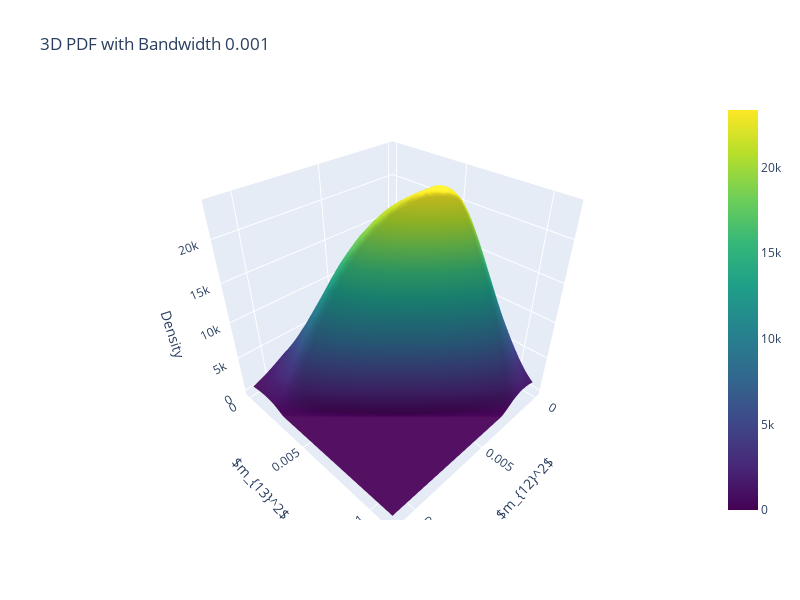

Notebook code for this chart:
### Code cell
import plotly.graph_objects as go

fig = go.Figure(
    data=[go.Surface(z=zgrid2, x=xgrid, y=ygrid, colorscale='Viridis')],
)

fig.update_layout(
    title=f"3D PDF with Bandwidth {bandwidth1}",
    scene=dict(
        xaxis_title=r"$m_{12}^2$",
        yaxis_title=r"$m_{13}^2$",
        zaxis_title="Density"
    ),
    width=800,
    height=600,
)

fig.show()

### Figure 1 — Plotly figure (JSON) as saved in the notebook; plotly's stock layout.template omitted (floating-point values rounded to 4 significant figures; data arrays with more than 128 entries replaced by an {"elided": "..."} marker saying what was removed)
{"data": [{"colorscale": [[0, "#440154"], [0.1111, "#482878"], [0.2222, "#3e4989"], [0.3333, "#31688e"], [0.4444, "#26828e"], [0.5556, "#1f9e89"], [0.6667, "#35b779"], [0.7778, "#6ece58"], [0.8889, "#b5de2b"], [1, "#fde725"]], "type": "surface", "x": {"elided": "200x200 float values"}, "y": {"elided": "200x200 float values"}, "z": {"elided": "200x200 float values"}}], "layout": {"height": 600, "scene": {"xaxis": {"title": {"text": "$m_{12}^2$"}}, "yaxis": {"title": {"text": "$m_{13}^2$"}}, "zaxis": {"title": {"text": "Density"}}}, "title": {"text": "3D PDF with Bandwidth 0.001"}, "width": 800}}
